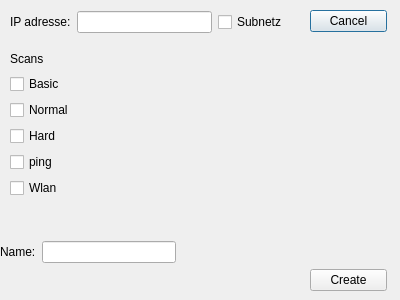
<?xml version="1.0" encoding="UTF-8"?>
<ui version="4.0">
 <class>Dialog</class>
 <widget class="QDialog" name="Dialog">
  <property name="geometry">
   <rect>
    <x>0</x>
    <y>0</y>
    <width>400</width>
    <height>300</height>
   </rect>
  </property>
  <property name="windowTitle">
   <string>Dialog</string>
  </property>
  <widget class="QWidget" name="layoutWidget">
   <property name="geometry">
    <rect>
     <x>310</x>
     <y>10</y>
     <width>77</width>
     <height>281</height>
    </rect>
   </property>
   <layout class="QVBoxLayout" name="verticalLayout_2">
    <item>
     <widget class="QPushButton" name="cancel">
      <property name="text">
       <string>Cancel</string>
      </property>
     </widget>
    </item>
    <item>
     <spacer name="verticalSpacer">
      <property name="orientation">
       <enum>Qt::Vertical</enum>
      </property>
      <property name="sizeHint" stdset="0">
       <size>
        <width>20</width>
        <height>40</height>
       </size>
      </property>
     </spacer>
    </item>
    <item>
     <widget class="QPushButton" name="create">
      <property name="text">
       <string>Create</string>
      </property>
     </widget>
    </item>
   </layout>
  </widget>
  <widget class="QWidget" name="layoutWidget">
   <property name="geometry">
    <rect>
     <x>10</x>
     <y>50</y>
     <width>78</width>
     <height>148</height>
    </rect>
   </property>
   <layout class="QVBoxLayout" name="verticalLayout">
    <item>
     <widget class="QLabel" name="label_2">
      <property name="text">
       <string>Scans</string>
      </property>
     </widget>
    </item>
    <item>
     <widget class="QCheckBox" name="basic">
      <property name="text">
       <string>Basic</string>
      </property>
     </widget>
    </item>
    <item>
     <widget class="QCheckBox" name="normal">
      <property name="text">
       <string>Normal</string>
      </property>
     </widget>
    </item>
    <item>
     <widget class="QCheckBox" name="hard">
      <property name="text">
       <string>Hard</string>
      </property>
     </widget>
    </item>
    <item>
     <widget class="QCheckBox" name="ping">
      <property name="text">
       <string>ping</string>
      </property>
     </widget>
    </item>
    <item>
     <widget class="QCheckBox" name="Wlan">
      <property name="text">
       <string>Wlan</string>
      </property>
     </widget>
    </item>
   </layout>
  </widget>
  <widget class="QWidget" name="">
   <property name="geometry">
    <rect>
     <x>10</x>
     <y>10</y>
     <width>278</width>
     <height>24</height>
    </rect>
   </property>
   <layout class="QHBoxLayout" name="horizontalLayout">
    <item>
     <widget class="QLabel" name="label">
      <property name="text">
       <string>IP adresse:</string>
      </property>
     </widget>
    </item>
    <item>
     <widget class="QLineEdit" name="ip"/>
    </item>
    <item>
     <widget class="QCheckBox" name="subnet">
      <property name="text">
       <string>Subnetz</string>
      </property>
     </widget>
    </item>
   </layout>
  </widget>
  <widget class="QWidget" name="">
   <property name="geometry">
    <rect>
     <x>0</x>
     <y>240</y>
     <width>176</width>
     <height>24</height>
    </rect>
   </property>
   <layout class="QHBoxLayout" name="horizontalLayout_2">
    <item>
     <widget class="QLabel" name="label_3">
      <property name="text">
       <string>Name:</string>
      </property>
     </widget>
    </item>
    <item>
     <widget class="QLineEdit" name="name"/>
    </item>
   </layout>
  </widget>
 </widget>
 <resources/>
 <connections>
  <connection>
   <sender>cancel</sender>
   <signal>clicked()</signal>
   <receiver>Dialog</receiver>
   <slot>close()</slot>
   <hints>
    <hint type="sourcelabel">
     <x>348</x>
     <y>22</y>
    </hint>
    <hint type="destinationlabel">
     <x>199</x>
     <y>149</y>
    </hint>
   </hints>
  </connection>
 </connections>
</ui>
